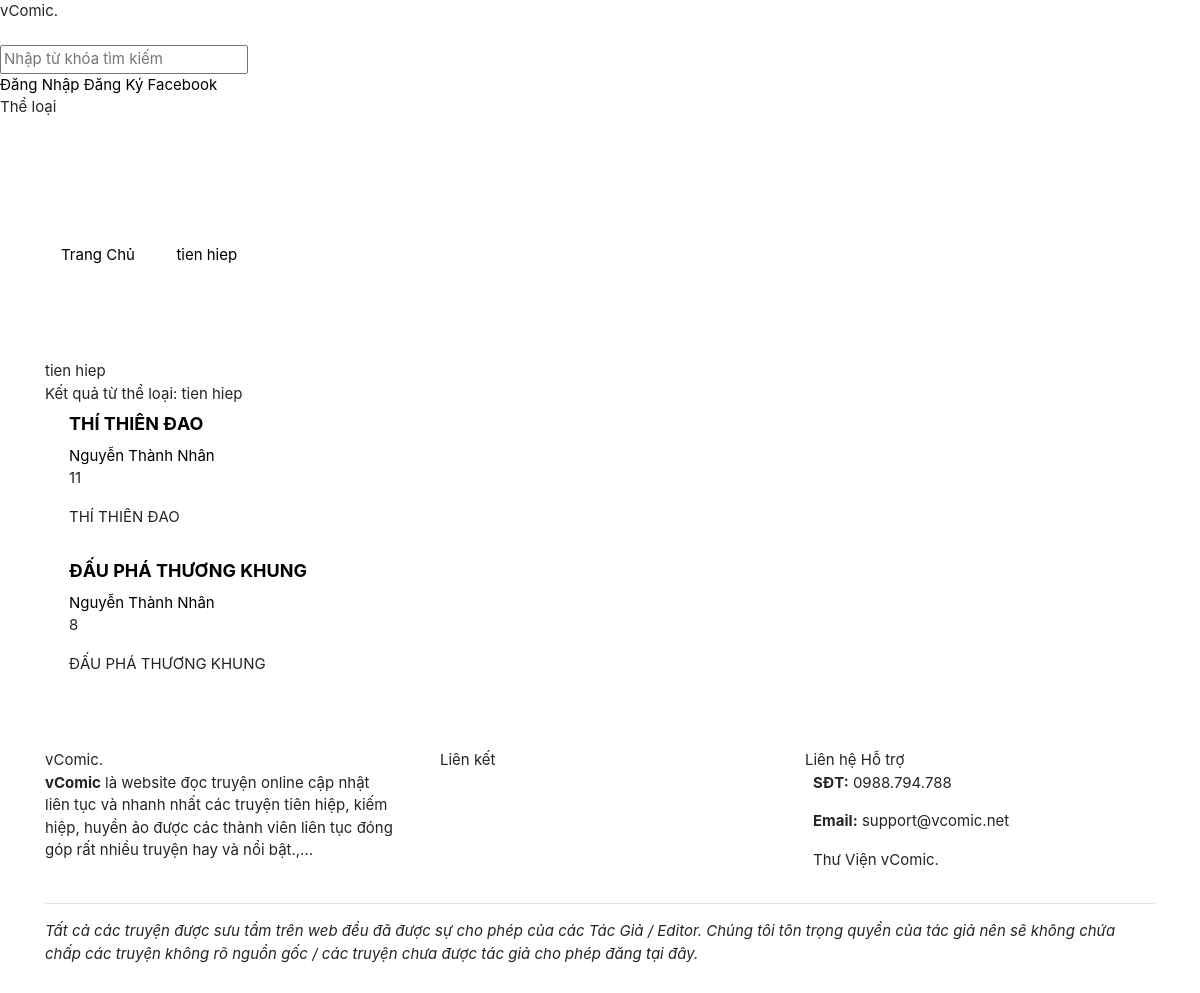
/tag/tien-hiep, run on an earlier commit of the app's database.
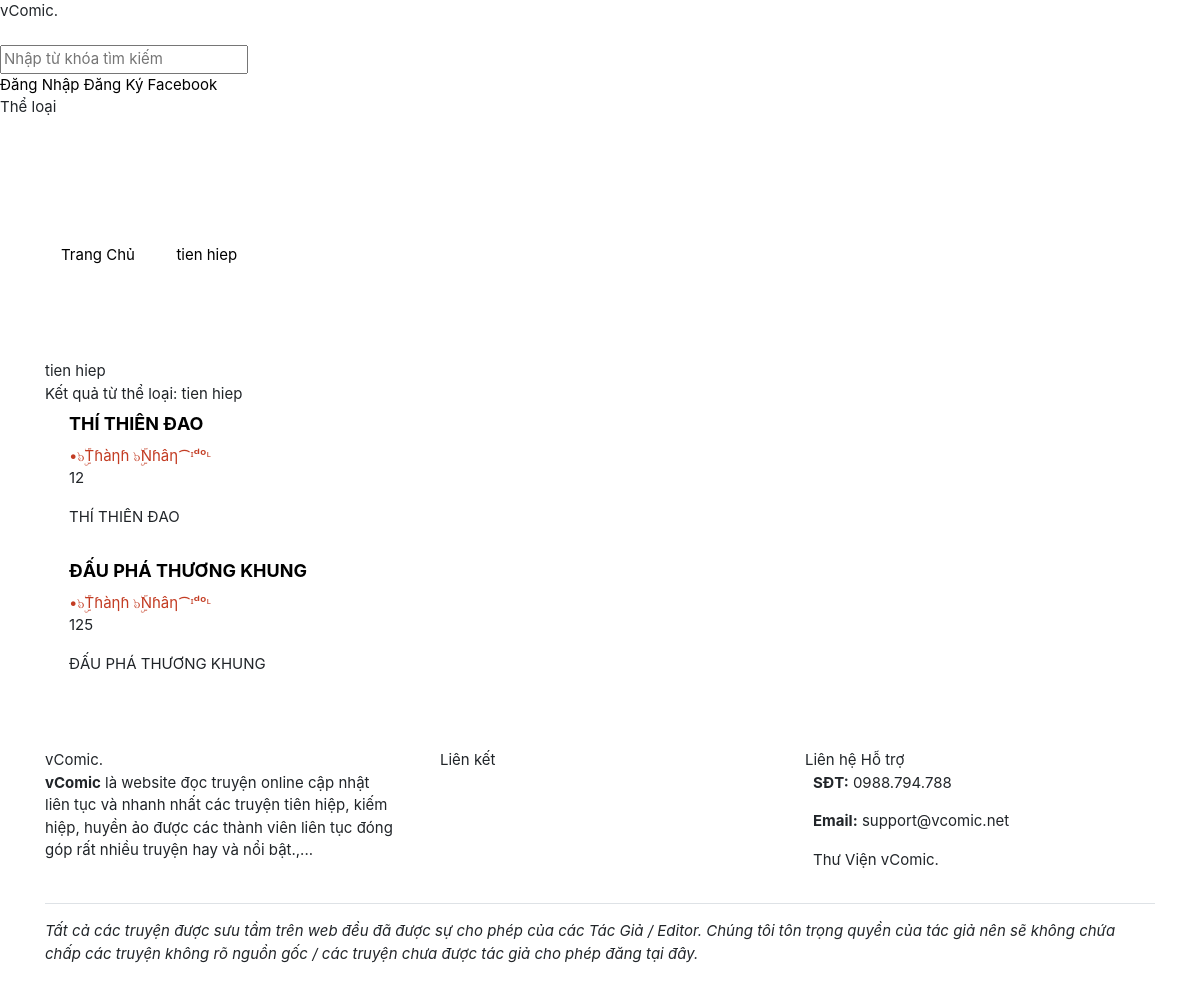
And on a later commit of the database.
### tables this page shows
CREATE TABLE `tag_story` (
  `story_id` int(11) NOT NULL,
  `tag_id` int(11) NOT NULL
);

CREATE TABLE `stories` (
  `id` int(11) NOT NULL,
  `title` varchar(255) NOT NULL,
  `slug` varchar(255) NOT NULL,
  `summary` varchar(255) NOT NULL,
  `thumbnail` varchar(255) NOT NULL,
  `author` varchar(255) NOT NULL,
  `is_published` tinyint(4) NOT NULL DEFAULT 0,
  `is_completed` tinyint(4) NOT NULL DEFAULT 0,
  `views` int(11) NOT NULL DEFAULT 0,
  `user_id` int(11) NOT NULL,
  `category_id` int(11) NOT NULL,
  `created_at` int(11) NOT NULL
);

CREATE TABLE `users` (
  `id` int(11) NOT NULL,
  `username` varchar(255) NOT NULL,
  `email` varchar(255) NOT NULL,
  `password` varchar(255) NOT NULL,
  `role` tinyint(4) NOT NULL DEFAULT 0,
  `fullname` varchar(255) NOT NULL,
  `gender` varchar(2) NOT NULL,
  `gold` int(11) NOT NULL DEFAULT 0,
  `coin` int(11) NOT NULL DEFAULT 0,
  `birthday` int(11) NOT NULL,
  `cover` varchar(255) NOT NULL,
  `avatar` varchar(255) NOT NULL,
  `recover_code` varchar(255) NOT NULL,
  `recover_time` int(11) NOT NULL,
  `login_at` int(11) NOT NULL,
  `created_at` int(11) NOT NULL
);

### system/routes.php (called while the page is built)
<?php
$routes = [
	'/' => 'home/home.php',
	'/login' => 'users/login.php',
	'/register' => 'users/register.php',
	'/logout' => 'users/logout.php',
	'/search' => 'search.php',
	'/chat' => 'chat/chat.php',
	'/chat/clear' => 'chat/chat.php?act=clear',
	'/chat/del/(.*)' => 'chat/chat.php?act=del&id=$1',
	'/chat/page/(.*)' => 'chat/chat.php?page=$1',
	'/category/(.*)/page/(.*)' => 'category/category.php?slug=$1&page=$2',
	'/category/(.*)' => 'category/category.php?slug=$1',
	'/tag/(.*)/page/(.*)' => 'tag/tag.php?slug=$1&page=$2',
	'/tag/(.*)' => 'tag/tag.php?slug=$1',
	'/story/read' => 'story/read.php',
	'/story/read/page/(.*)' => 'story/read.php?page=$1',
	'/story/(.*)/like' => 'story/story.php?slug=$1&act=like',
	'/story/(.*)/unlike' => 'story/story.php?slug=$1&act=unlike',
	'/story/(.*)/nomination' => 'story/story.php?slug=$1&act=nomination',
	'/story/(.*)/donate/(.*)' => 'story/story.php?slug=$1&act=donate&coin=$2',
	'/story/(.*)/(.*)' => 'chapter/chapter.php?slug=$2',
	'/story/(.*)' => 'story/story.php?slug=$1',
	'/works/story/new' => 'work/createStory.php',
	'/works/(.*)/new' => 'work/createChapter.php?slug=$1',
	'/profile' => 'users/profile.php',
	'/profile/page/(.*)' => 'users/profile.php?page=$1',
	'/profile/avatar' => 'users/avatar.php',
	'/profile/cover' => 'users/cover.php',
	'/profile/settings' => 'users/settings.php',
	'/profile/password' => 'users/change_password.php',
	'/users/recover' => 'users/recover.php',
	'/users/recover/set/(.*)/(.*)' => 'users/recover.php?act=set&username=$1&recover_code=$2',
	'/(.*)/page/(.*)' => 'users/index.php?username=$1&page=$2',
	'/(.*)/follow' => 'users/index.php?username=$1&act=follow',
	'/(.*)/unfollow' => 'users/index.php?username=$1&act=unfollow',
	'/(.*)' => 'users/index.php?username=$1',
];

### modules/tag/tag.php (called while the page is built, shortened)
<?php
$data = get_tag($slug);
if (count_story_tags($data['id'])) {
	$list_stories = get_stories_tag($data['id'], count_story_tags($data['id']));
}
require_once('themes/' . THEME . '/layout/head.php');
require_once('themes/' . THEME . '/templates/tag/tag.php');
require_once('themes/' . THEME . '/layout/end.php');

### themes/colab/templates/tag/tag.php (the view, shortened to what the changed rows need)
<section class="container-fluid mt-5 pt-3">
    <div class="container">
        <div class="row">
            <div class="col-md-12">
                <nav aria-label="breadcrumb">
                    <ul class="breadcrumb">
                        <li class="breadcrumb-item">
                            <a href="/">
                                <span>Trang Chủ</span>
                            </a>
                        </li>
                        <li class="breadcrumb-item">
                            <a href="#">
                                <span><?= $data['name'] ?></span>
                            </a>
                        </li>
                    </ul>
                </nav>
            </div>
        </div>
    </div>
</section>
<section class="view-search pt-2 mb-3">
    <div class="container">
        <div class="free-title">
            <div class="content"><?= $data['name'] ?></div>
            <div class="desc">
                Kết quả từ thể loại: <?= $data['name'] ?>
            </div>
        </div>
        <div class="custom-list-group">
<?php if (count_story_tags($data['id'])): ?>
    <?php foreach ($list_stories as $data_story): ?>
            <div class="item">
                <div class="story-sm">
                    <div class="content px-md-2 pt-md-2 pl-md-4 pb-md-2" style="overflow: hidden; height: max-content">
                        <a href="/story/<?= $data_story['slug'] ?>" class="title font-weight-bold" style="font-size:18px; line-height: 1.2">
                            <?= $data_story['title'] ?>
                        </a>
                        <div class="info mt-2 small-text">
                            <div class="author">
                                <a href="/<?= get_info_id($data_story['user_id'])['username'] ?>">
                                    <?= display_name(get_info_id($data_story['user_id'])['role'], get_info_id($data_story['user_id'])['fullname']) ?>
                                </a>
                            </div>
                            <span class="view"><i class="fas fa-eye"></i> <?= $data_story['views'] ?></span>
                        </div>
                        <div class="desc my-3"><?= cut_string(nl2br($data_story['summary'])) ?></div>
                    </div>
                </div>
            </div>
    <?php endforeach ?>
<?php else: ?>
            <div class="item">
                Không có truyện nào cho thể loại <b><?= $data['name'] ?></b>
            </div>
<?php endif ?>
        </div>
    </div>
</section>

### index.php (shortened to what the changed rows need)
<?php
require_once('system/bootstrap.php');
$uri = $_SERVER['REQUEST_URI'];
foreach ($routes as $key => $value) {
	if (preg_match('#^' . $key . '$#', $uri)) {
		$uri = preg_replace('#^' . $key . '$#', $value, $uri);
		$a = explode('?', $uri, 2);
		$slug = isset($_GET['slug']) ? $_GET['slug'] : '';
		require_once('modules/' . $a[0]);
		exit;
	}
}

### system/functions.php (shortened to what the changed rows need)
<?php
function cut_string($string = '', $size = 100, $link = ' [...]')
{
    $string = strip_tags(trim($string));
    $strlen = strlen($string);
    $str    = substr($string, $size, 20);
    $exp    = explode(" ", $str);
    $sum    = count($exp);
    $yes    = "";
    for($i=0; $i<$sum; $i++)
    {
        if($yes == ""){
            $a = strlen($exp[$i]);
            if($a == 0) { $yes = "no"; $a = 0; }
        }
    }
    $sub = substr($string, 0, $size+$a);
    return $sub;
}
function display_name($role, $name)
{
    if ($role == 3) {
        return '<font color="#B8007F" title="VIP Member">' . $name . ' <i class="fas fa-gem"></i></font>';
    } else if ($role == 4) {
        return '<font color="#10EDF5" title="Tác Giả">' . $name . ' <i class="fal fa-pen-fancy"></i></font>';
    } else if ($role == 7) {
        return '<font color="#7343A9" title="Mod">' . $name . ' <i class="fal fa-badge-check"></i></font>';
    } else if ($role == 8) {
        return '<font color="#8FC1A9" title="Super Admin">' . $name . ' <i class="fal fa-badge-check"></i></font>';
    } else if ($role == 9) {
        return '<font color="#C33C23" title="Người Quản Trị">' . $name . ' <i class="fas fa-badge-check"></i></font>';
    } else {
        return $name;
    }
}

What changed in the data, as far as the page shows it:
changed through a linked row, tag_story "THÍ THIÊN ĐAO": story.views "11" → "12"
changed through a linked row, tag_story "ĐẤU PHÁ THƯƠNG KHUNG": story.views "8" → "125"
Also different on the page:
list line gone: "Nguyễn Thành Nhân"
new list line: "•๖ۣۜTɦàηɦ ๖ۣۜNɦâη⁀ᶦᵈᵒᶫ"
